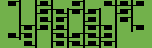

This is a level from a 2D game, rendered from its Tiled map with the project's own tilesets. A one-line summary and the complete map file follow:
An orthogonal 19x6 tile map with 8x8 px tiles, 1 tile layer (Tile Layer 1).

<map version="1.2" tiledversion="1.2.1" orientation="orthogonal" renderorder="right-down" width="19" height="6" tilewidth="8" tileheight="8" infinite="0" nextlayerid="2" nextobjectid="1">
 <tileset firstgid="1" source="map-tileset.tsx" />
 <layer id="1" name="Tile Layer 1" width="19" height="6">
  <data encoding="csv">
1,11,2,1,5,11,4,1,1,11,2,1,1,11,7,11,7,11,1,
1,1,10,1,5,11,6,11,9,11,8,11,2,1,5,11,2,1,1,
1,1,10,1,10,11,4,11,2,1,5,11,10,1,10,11,2,1,1,
1,1,3,11,8,11,5,11,4,1,3,11,6,11,10,1,3,11,1,
1,11,9,11,10,1,3,11,7,11,6,11,7,11,10,1,1,1,1,
1,1,1,11,4,1,3,11,3,11,7,11,9,11,2,1,1,1,1
</data>
 </layer>
</map>